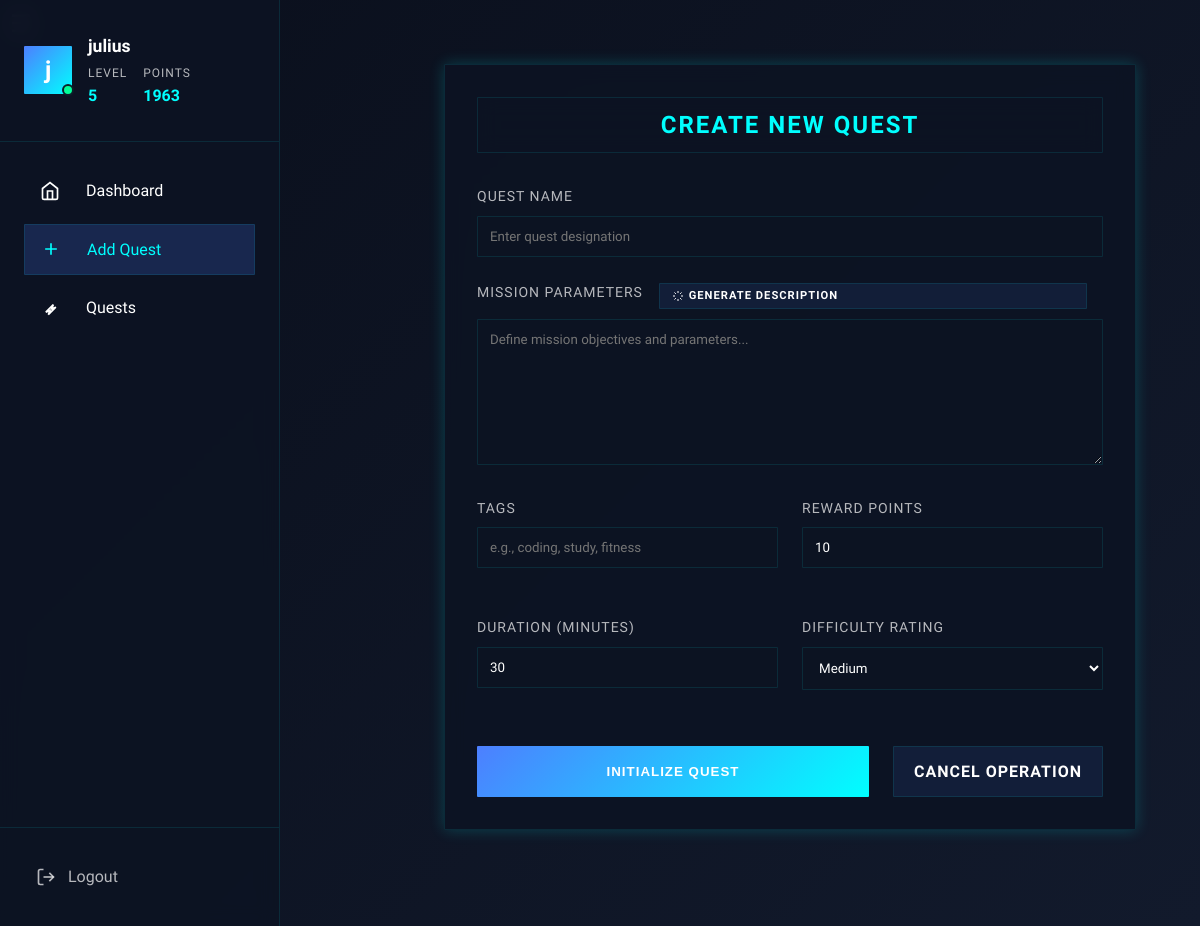
The page /add_quest (signed in) on the database its author committed.
### app.py (models this page shows, shortened)
class User(db.Model):
    id = db.Column(db.Integer, primary_key=True)
    username = db.Column(db.String(80), unique=True, nullable=False)
    password_hash = db.Column(db.String(120), nullable=False)
    points = db.Column(db.Integer, default=0)
    level = db.Column(db.Integer, default=1)
    quests = db.relationship('Quest', backref='user', lazy=True)
    streak = db.Column(db.Integer, default=0)
    last_completed_date = db.Column(db.DateTime, nullable=True)
    points_this_week = db.Column(db.Integer, default=0)
    achievements = db.Column(db.Text, default="")
    daily_quests = db.relationship('DailyQuestAssignment', backref='user', lazy=True)
    last_daily_quest_date = db.Column(db.Date, nullable=True)
    ACHIEVEMENTS = {
            'WEEK_WARRIOR': {
                'id': 'WEEK_WARRIOR',
                'name': '100 Points This Week!',
                'condition': lambda user: user.points_this_week >= 100
            },
            'STREAK_MASTER': {
                'id': 'STREAK_MASTER',
                'name': '7-Day Streak Achieved!',
                'condition': lambda user: user.streak >= 7
            },
            'LEVEL_MASTER': {
                'id': 'LEVEL_MASTER',
                'name': 'Level Master!',
                'condition': lambda user: user.points >= 1000
            },
            'POINTS_PRODIGY': {
                'id': 'POINTS_PRODIGY',
                'name': '500 Points in Total!',
                'condition': lambda user: user.points >= 500
            },
            'WEEK_CHAMPION': {
                'id': 'WEEK_CHAMPION',
                'name': '200 Points This Week!',
                'condition': lambda user: user.points_this_week >= 200
            },
            'STREAK_LEGEND': {
                'id': 'STREAK_LEGEND',
                'name': '14-Day Streak!',
                'condition': lambda user: user.streak >= 14
            },
            'MONTHLY_GRINDER': {
                'id': 'MONTHLY_GRINDER',
                'name': '300 Points in Four Weeks!',
                'condition': lambda user: user.points_this_week >= 300  # Sum up points_this_week over four weeks
            },
            'STREAK_MARATHONER': {
                'id': 'STREAK_MARATHONER',
                'name': '30-Day Streak!',
                'condition': lambda user: user.streak >= 30
            },
            'HALFWAY_HERO': {
                'id': 'HALFWAY_HERO',
                'name': 'Reach Halfway to 1000 Points!',
                'condition': lambda user: user.points >= 500
            },
            'STREAK_STARTER': {
                'id': 'STREAK_STARTER',
                'name': 'First 3-Day Streak!',
                'condition': lambda user: user.streak >= 3
            },
            'WEEK_CONTRIBUTOR': {
                'id': 'WEEK_CONTRIBUTOR',
                'name': '50 Points This Week!',
                'condition': lambda user: user.points_this_week >= 50
            },
            'LIFELONG_LEARNER': {
                'id': 'LIFELONG_LEARNER',
                'name': '2000 Total Points!',
                'condition': lambda user: user.points >= 2000
            }
        }

### app.py (the view, shortened to what this page needs)
@app.route('/add_quest', methods=['GET', 'POST'])
def add_quest():
    if 'user_id' not in session:
        return redirect(url_for('login'))
    user = User.query.get_or_404(session['user_id'])
    return render_template('add_quest.html', user=user)

### templates/add_quest.html (shortened to what this page needs)
{% extends "base.html" %}
{% block content %}
<div class="content">
    <div class="form-container">
        <div class="quest-header">
            <h2>Create New Quest</h2>
        </div>
        <form action="{{ url_for('add_quest') }}" method="POST" class="quest-form">
            <div class="form-group">
                <label for="name">Quest Name</label>
                <input type="text"
                       id="name"
                       name="name"
                       required
                       placeholder="Enter quest designation">
            </div>
            <div class="form-group">
                <div class="description-header">
                    <label for="description">Mission Parameters</label>
                    <button type="button"
                            class="btn-secondary suggest-btn"
                            onclick="generateSuggestedDescription()">
                        <svg xmlns="http://www.w3.org/2000/svg" viewBox="0 0 24 24" fill="none" stroke="currentColor">
                            <path d="M12 2v4m0 12v4M4.93 4.93l2.83 2.83m8.48 8.48l2.83 2.83M2 12h4m12 0h4M4.93 19.07l2.83-2.83m8.48-8.48l2.83-2.83"/>
                        </svg>
                        Generate Description
                    </button>
                </div>
                <textarea id="description"
                          name="description"
                          rows="8"
                          placeholder="Define mission objectives and parameters..."></textarea>
            </div>
            <div class="stats-row">
                <div class="form-group">
                    <label for="tags">Tags</label>
                    <div class="tags-input-container">
                        <input type="text"
                            name="tags[]"
                            id="tags-input"
                            placeholder="e.g., coding, study, fitness"
                            class="form-input" multiple>
                    </div>
                </div>
                <div class="form-group">
                    <label for="reward">Reward Points</label>
                    <input type="number"
                           id="reward"
                           name="reward"
                           required
                           min="1"
                           value="10"
                           placeholder="Enter reward value">
                </div>
                <div class="form-group">
                    <label for="duration">Duration (minutes)</label>
                    <input type="number"
                        id="duration"
                        name="duration"
                        value="30"
                        required
                        min="1"
                        class="form-input">
                </div>
                <div class="form-group">
                    <label for="difficulty">Difficulty Rating</label>
                    <select id="difficulty" name="difficulty">
                        <option value="Medium" selected>Medium</option>
                    </select>
                </div>
            </div>
            <div class="form-actions">
                <button type="submit" class="btn-primary">Initialize Quest</button>
                <a href="{{ url_for('dashboard') }}" class="btn-secondary">Cancel Operation</a>
            </div>
        </form>
    </div>
</div>
{% endblock %}

### templates/base.html (shortened to what this page needs)
    <!DOCTYPE html>
    <html lang="en">
    <head>
        <link rel="stylesheet" href="{{ url_for('static', filename='base.css') }}">
        <link rel="stylesheet" href="{{ url_for('static', filename='dashboard.css') }}">
        <link rel="stylesheet" href="{{ url_for('static', filename='quests.css') }}">
        <link rel="stylesheet" href="{{ url_for('static', filename='add_quests.css') }}">
    </head>
    <body>
        <div class="app-container">
            <button class="nav-toggle" id="nav-toggle" aria-label="Toggle navigation">
            </button>
            <aside class="sidebar" id="sidebar">
                <div class="sidebar-header">
                    <div class="user-profile">
                        <div class="avatar">
                            <span>{{ user.username[0] }}</span>
                            <div class="avatar-status"></div>
                        </div>
                        <div class="user-info">
                            <h3 class="username">{{ user.username }}</h3>
                            <div class="user-stats">
                                <div class="stat">
                                    <span class="label">Level</span>
                                    <span class="value">{{ user.level }}</span>
                                </div>
                                <div class="stat">
                                    <span class="label">Points</span>
                                    <span class="value">{{ user.points }}</span>
                                </div>
                            </div>
                        </div>
                    </div>
                </div>
                <nav class="sidebar-nav">
                    <ul class="nav-list">
                        <li class="nav-item">
                            <a href="{{ url_for('dashboard') }}" class="nav-link {% if request.endpoint == 'dashboard' %}active{% endif %}">
                                <svg xmlns="http://www.w3.org/2000/svg" viewBox="0 0 24 24" fill="none" stroke="currentColor" stroke-width="2">
                                    <path d="M3 9l9-7 9 7v11a2 2 0 0 1-2 2H5a2 2 0 0 1-2-2z"/>
                                    <polyline points="9 22 9 12 15 12 15 22"/>
                                </svg>
                                <span>Dashboard</span>
                            </a>
                        </li>
                        <li class="nav-item">
                            <a href="{{ url_for('add_quest') }}" class="nav-link {% if request.endpoint == 'add_quest' %}active{% endif %}">
                                <svg xmlns="http://www.w3.org/2000/svg" viewBox="0 0 24 24" fill="none" stroke="currentColor" stroke-width="2">
                                    <path d="M12 5v14M5 12h14"/>
                                </svg>
                                <span>Add Quest</span>
                            </a>
                        </li>
                        <li class="nav-item">
                            <a href="{{ url_for('quests') }}" class="nav-link {% if request.endpoint == 'quests' %}active{% endif %}">
                                <svg xmlns="http://www.w3.org/2000/svg" viewBox="0 0 24 24" fill="none" stroke="currentColor" stroke-width="2">
                                    <path d="M12 15l-2 5l9-9l-5 2l2-5l-9 9l5-2z"/>
                                </svg>
                                <span>Quests</span>
                            </a>
                        </li>
                    </ul>
                </nav>
                <div class="sidebar-footer">
                    <a href="{{ url_for('logout') }}" class="logout-link">
                        <svg xmlns="http://www.w3.org/2000/svg" viewBox="0 0 24 24" fill="none" stroke="currentColor" stroke-width="2">
                            <path d="M9 21H5a2 2 0 0 1-2-2V5a2 2 0 0 1 2-2h4"/>
                            <polyline points="16 17 21 12 16 7"/>
                            <line x1="21" y1="12" x2="9" y2="12"/>
                        </svg>
                        <span>Logout</span>
                    </a>
                </div>
            </aside>
            <main class="main-content" id="main-content">
                <div class="content-wrapper">
                    {% block content %}{% endblock %}
                </div>
            </main>
        </div>
    </body>
    </html>

### static/base.css (style rules this page uses)
:root { --primary-color: #4d7fff; --secondary-color: #00ffff; --background-color: #0a0f1c; --sidebar-bg: rgba(13, 20, 35, 0.95); --content-bg: rgba(13, 20, 35, 0.75); --text-primary: #ffffff; --text-secondary: rgba(255, 255, 255, 0.7); --border-color: rgba(0, 255, 255, 0.1); --border-glow: 0 0 15px rgba(0, 255, 255, 0.2); --success-color: #00ff99; --warning-color: #ffaa00; --danger-color: #ff4444; --transition: all 0.3s ease; }
* { margin: 0; padding: 0; box-sizing: border-box; }
body { font-family: 'Rajdhani', sans-serif; background: linear-gradient(135deg, var(--background-color), #121a2c); color: var(--text-primary); line-height: 1.6; min-height: 100vh; overflow-x: hidden; }
body { margin: 0; font-family: 'Rajdhani', sans-serif; background-color: #0a0f1c; color: #fff; }
.app-container { display: flex; min-height: 100vh; }
.app-container { display: flex; flex-direction: row; height: 100vh; overflow: hidden; }
.sidebar { width: 250px; background-color: #111827; transition: transform 0.3s ease; position: fixed; top: 0; left: 0; height: 100%; z-index: 20; }
.sidebar { width: 280px; background: var(--sidebar-bg); border-right: 1px solid var(--border-color); display: flex; flex-direction: column; backdrop-filter: blur(10px); transition: var(--transition); z-index: 1000; position: fixed; height: 100vh; left: 0; top: 0; }
.sidebar-header { padding: 2rem 1.5rem; border-bottom: 1px solid var(--border-color); }
.nav-toggle { background: none; border: none; color: #fff; font-size: 1.5rem; position: fixed; z-index: 20; top: 10px; left: 10px; cursor: pointer; }
.main-content { flex: 1; padding: 20px; overflow-y: auto; }
.nav-list { list-style: none; padding: 0; margin: 0; }
.nav-link { display: flex; align-items: center; padding: 10px 15px; color: #fff; text-decoration: none; transition: background 0.3s; }
.nav-link.active, .nav-link:hover { background-color: #1e293b; }
.nav-link svg { margin-right: 10px; }
.sidebar-nav { flex: 1; padding: 1.5rem; }
.nav-list { list-style: none; }
.nav-item { margin-bottom: 0.5rem; }
.nav-link { display: flex; align-items: center; gap: 1rem; padding: 0.75rem 1rem; color: var(--text-primary); text-decoration: none; border-radius: 1px; transition: var(--transition); }
.nav-link svg { width: 20px; height: 20px; stroke: currentColor; }
.nav-link.active { background: rgba(77, 127, 255, 0.2); color: var(--secondary-color); border: 1px solid var(--border-color); }
.sidebar-footer { padding: 1.5rem; border-top: 1px solid var(--border-color); }
.logout-link { display: flex; align-items: center; gap: 0.75rem; color: var(--text-secondary); text-decoration: none; padding: 0.75rem; border-radius: 1px; transition: var(--transition); }
.logout-link svg { width: 20px; height: 20px; stroke: currentColor; }
.main-content { flex: 1; margin-left: 280px; padding: 2rem; transition: var(--transition); }
.content-wrapper { max-width: 1400px; margin: 0 auto; }
.user-profile { display: flex; align-items: center; gap: 1rem; }
.avatar { width: 48px; height: 48px; background: linear-gradient(135deg, var(--primary-color), var(--secondary-color)); border-radius: 1px; display: flex; align-items: center; justify-content: center; font-size: 1.5rem; font-weight: 600; position: relative; }
.avatar-status { position: absolute; bottom: -2px; right: -2px; width: 12px; height: 12px; background: var(--success-color); border: 2px solid var(--sidebar-bg); border-radius: 50%; }
.user-info { flex: 1; }
.username { font-size: 1.1rem; font-weight: 600; margin-bottom: 0.25rem; }
.user-stats { display: flex; gap: 1rem; }
.stat { display: flex; flex-direction: column; }
.stat .label { font-size: 0.75rem; color: var(--text-secondary); text-transform: uppercase; letter-spacing: 1px; }
.stat .value { font-size: 1rem; font-weight: 600; color: var(--secondary-color); }

### rows shown on the page
User: username "j", username "julius", level "5", points "1963"
